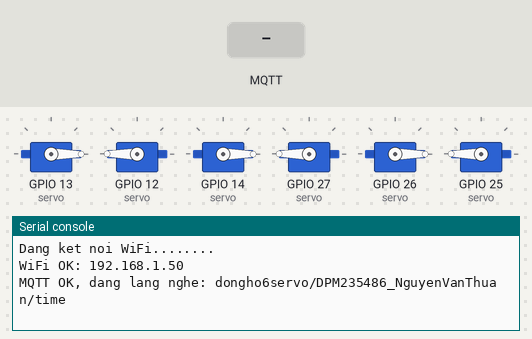
A program run on a simulated ESP32 board running MicroPython. On the bench: 6 × servo, the last lines printed to the serial console. Wiring (from the project's diagram.json): servo on GPIO 12, servo on GPIO 13, servo on GPIO 14, servo on GPIO 25, servo on GPIO 26, servo on GPIO 27. The inputs (shaded band) are chosen by the test bench. WiFi joins after 1.5 s; no MQTT or app messages arrive unless stated; servo angles are drawn from the pulse width (0.5 ms = 0°, 2.5 ms = 180°).

Above: at 2.9 s.
3.0 s: MQTT message "offline" arrives on the first subscribed topic
At 3.3 s:
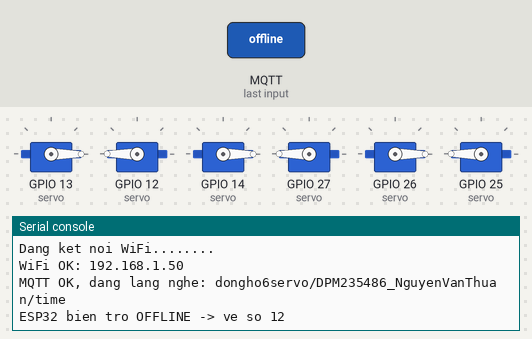
4.5 s: MQTT message "1" arrives on the first subscribed topic
At 5.6 s:
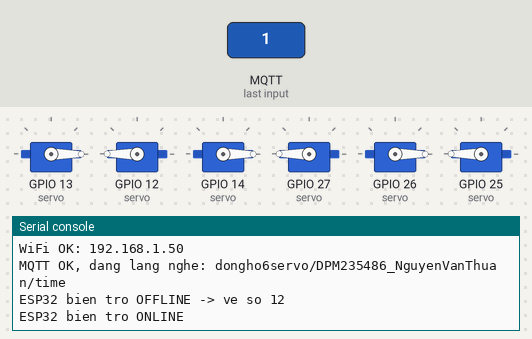

The program:

main.py
```python
import network
import ubinascii
from machine import Pin, PWM, unique_id
from time import sleep_ms, ticks_ms, ticks_diff
from umqtt.simple import MQTTClient

# ================= CẤU HÌNH =================
WIFI_SSID = "Wokwi-GUEST"
WIFI_PASS = ""

BROKER = "broker.hivemq.com"
PORT = 1883

NHOM = "DPM235486_NguyenVanThuan"
TOPIC_TIME = ("dongho6servo/" + NHOM + "/time").encode()
TOPIC_STATUS = ("dongho6servo/" + NHOM + "/status").encode()
CLIENT_ID = "sub-" + NHOM + "-" + ubinascii.hexlify(unique_id()).decode()

TIMEOUT_MS = 10000      # quá 10s không nhận được dữ liệu -> coi là không hoạt động -> số 12

# (chân servo A, chân servo B, số vạch)
CHAN = {
    "gio":  (13, 12, 12),
    "phut": (14, 27, 60),
    "giay": (26, 25, 60),
}


# ================= SERVO =================
class Servo:
    def __init__(self, pin):
        self.pwm = PWM(Pin(pin), freq=50)
        self.goc = None

    def quay(self, goc):
        goc = max(0, min(180, goc))
        if self.goc is not None and abs(goc - self.goc) < 1:
            return
        duty = int(1638 + (goc / 180) * (8192 - 1638))   # 0.5ms..2.5ms
        self.pwm.duty_u16(duty)
        self.goc = goc


class Kim:
    """Một kim = 2 servo. A: nửa phải (12->6), B: nửa trái (6->12)."""
    def __init__(self, pin_a, pin_b, so_vach):
        self.A = Servo(pin_a)
        self.B = Servo(pin_b)
        self.so_vach = so_vach
        self.chi_so_12()

    def chi_so_12(self):
        self.A.quay(0)          # A: 0°   = số 12
        self.B.quay(180)        # B: 180° = số 12

    def dat_vach(self, vach):
        vach = vach % self.so_vach
        theta = vach * 360 / self.so_vach
        if theta <= 180:
            self.A.quay(theta)
            self.B.quay(180)
        else:
            self.B.quay(theta - 180)
            self.A.quay(0)


gio = Kim(*CHAN["gio"])
phut = Kim(*CHAN["phut"])
giay = Kim(*CHAN["giay"])


def ve_so_12():
    for kim in (gio, phut, giay):
        kim.chi_so_12()


# ================= XỬ LÝ TIN NHẮN MQTT =================
pub_offline = True      # ESP32 biến trở đang offline?
lan_cuoi = ticks_ms()   # lần cuối nhận dữ liệu thời gian


def nhan_tin(topic, msg):
    global pub_offline, lan_cuoi

    if topic == TOPIC_STATUS:
        if msg == b"offline":
            pub_offline = True
            ve_so_12()
            print("ESP32 bien tro OFFLINE -> ve so 12")
        else:
            pub_offline = False
            print("ESP32 bien tro ONLINE")
        return

    if topic == TOPIC_TIME:
        if pub_offline:
            return
        try:
            h, m, s = [int(x) for x in msg.decode().split(",")]
        except Exception:
            print("Du lieu loi:", msg)
            return
        lan_cuoi = ticks_ms()
        gio.dat_vach(h)
        phut.dat_vach(m)
        giay.dat_vach(s)

        # 12:00:00 đúng -> cả 6 động cơ chỉ số 12
        if h == 0 and m == 0 and s == 0:
            ve_so_12()
        print("Nhan:", "{:02d}:{:02d}:{:02d}".format(h if h else 12, m, s))


# ================= WIFI + MQTT =================
def ket_noi_wifi():
    wlan = network.WLAN(network.STA_IF)
    wlan.active(True)
    if not wlan.isconnected():
        print("Dang ket noi WiFi", end="")
        wlan.connect(WIFI_SSID, WIFI_PASS)
        while not wlan.isconnected():
            print(".", end="")
            sleep_ms(200)
    print("\nWiFi OK:", wlan.ifconfig()[0])


def ket_noi_mqtt():
    c = MQTTClient(CLIENT_ID, BROKER, port=PORT, keepalive=30)
    c.set_callback(nhan_tin)
    c.connect()
    c.subscribe(TOPIC_STATUS)
    c.subscribe(TOPIC_TIME)
    print("MQTT OK, dang lang nghe:", TOPIC_TIME.decode())
    return c


def ket_noi_lai():
    while True:
        try:
            ket_noi_wifi()
            return ket_noi_mqtt()
        except OSError as e:
            print("Loi ket noi:", e, "- thu lai sau 2s")
            sleep_ms(2000)


# ================= CHƯƠNG TRÌNH CHÍNH =================
client = ket_noi_lai()
lan_cuoi = ticks_ms()
t_ping = ticks_ms()

while True:
    try:
        client.check_msg()

        now = ticks_ms()
        if ticks_diff(now, t_ping) > 10000:     # giữ kết nối (keepalive 30s)
            client.ping()
            t_ping = now

        # lâu không có dữ liệu -> hệ thống không hoạt động -> số 12
        if ticks_diff(now, lan_cuoi) > TIMEOUT_MS:
            ve_so_12()

    except OSError:
        print("Mat ket noi MQTT, dang ket noi lai...")
        ve_so_12()
        client = ket_noi_lai()

    sleep_ms(20)
```

Measured:
- after the input at 3.0 s, the serial console: prints a new line at once (image 1)
- after the input at 4.5 s, the serial console: prints a new line at once (image 2)
